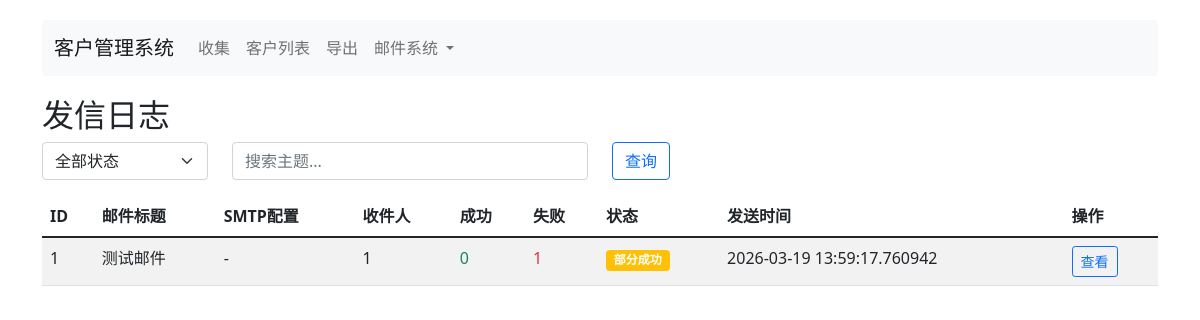
/logs/, run on the app's committed database.
### tables this page shows
CREATE TABLE email_logs (
            id INTEGER PRIMARY KEY AUTOINCREMENT,
            content_id INTEGER,
            smtp_config_id INTEGER,
            subject TEXT,
            recipient_count INTEGER DEFAULT 0,
            success_count INTEGER DEFAULT 0,
            fail_count INTEGER DEFAULT 0,
            status TEXT DEFAULT 'pending',
            error_message TEXT,
            sent_at TIMESTAMP DEFAULT CURRENT_TIMESTAMP,
            FOREIGN KEY (content_id) REFERENCES email_contents(id),
            FOREIGN KEY (smtp_config_id) REFERENCES smtp_settings(id)
        );

### app/routes/logs.py (the view)
@bp.route('/')
def index():
    page = int(request.args.get('page', 1))
    per_page = 20
    offset = (page - 1) * per_page
    status_filter = request.args.get('status', '')
    search = request.args.get('search', '')
    conn = get_db_connection()
    where_clauses = []
    params = []
    if status_filter:
        where_clauses.append('l.status = ?')
        params.append(status_filter)
    if search:
        where_clauses.append('l.subject LIKE ?')
        params.append(f'%{search}%')
    where_sql = ' AND '.join(where_clauses) if where_clauses else '1=1'
    total = conn.execute(f'SELECT COUNT(*) as count FROM email_logs l WHERE {where_sql}', params).fetchone()['count']
    logs = conn.execute(f'''
        SELECT l.*, s.name as smtp_name, c.title as content_title
        FROM email_logs l
        LEFT JOIN smtp_settings s ON l.smtp_config_id = s.id
        LEFT JOIN email_contents c ON l.content_id = c.id
        WHERE {where_sql}
        ORDER BY l.sent_at DESC
        LIMIT ? OFFSET ?
    ''', params + [per_page, offset]).fetchall()
    conn.close()
    total_pages = (total + per_page - 1) // per_page
    return render_template('logs/index.html',
                           logs=logs,
                           page=page,
                           total_pages=total_pages,
                           status_filter=status_filter,
                           search=search)

### app/__init__.py (called while the page is built)
def get_db_connection():
    db_path = Config.DATABASE_PATH
    os.makedirs(os.path.dirname(db_path), exist_ok=True)
    conn = sqlite3.connect(db_path)
    conn.row_factory = sqlite3.Row
    return conn

### app/templates/logs/index.html (shortened to what this page needs)
{% extends "base.html" %}
{% block content %}
<h2>发信日志</h2>
<form method="get" class="row mb-3">
    <div class="col-md-2">
        <select class="form-select" name="status">
            <option value="">全部状态</option>
        </select>
    </div>
    <div class="col-md-4">
        <input type="text" class="form-control" name="search" placeholder="搜索主题..." value="{{ search }}">
    </div>
    <div class="col-md-2">
        <button type="submit" class="btn btn-outline-primary">查询</button>
    </div>
</form>
{% if logs %}
<div class="table-responsive">
    <table class="table table-striped table-hover">
        <thead>
            <tr>
                <th>ID</th>
                <th>邮件标题</th>
                <th>SMTP配置</th>
                <th>收件人</th>
                <th>成功</th>
                <th>失败</th>
                <th>状态</th>
                <th>发送时间</th>
                <th>操作</th>
            </tr>
        </thead>
        <tbody>
            {% for log in logs %}
            <tr>
                <td>{{ log.id }}</td>
                <td>{{ log.subject or log.content_title or '-' }}</td>
                <td>{{ log.smtp_name or '-' }}</td>
                <td>{{ log.recipient_count }}</td>
                <td class="text-success">{{ log.success_count }}</td>
                <td class="text-danger">{{ log.fail_count }}</td>
                <td>
                    {% if log.status == 'success' %}
                    <span class="badge bg-success">成功</span>
                    {% elif log.status == 'partial' %}
                    <span class="badge bg-warning">部分成功</span>
                    {% else %}
                    <span class="badge bg-danger">失败</span>
                    {% endif %}
                </td>
                <td>{{ log.sent_at }}</td>
                <td>
                    <a href="{{ url_for('logs.detail', id=log.id) }}" class="btn btn-sm btn-outline-primary">查看</a>
                </td>
            </tr>
            {% endfor %}
        </tbody>
    </table>
</div>
{% else %}
<div class="alert alert-info">
    暂无发送记录
</div>
{% endif %}
{% endblock %}

### app/templates/base.html (style rules this page uses)
body { padding-top: 20px; }

### data on the page
email_logs: id "1", subject "测试邮件", smtp_name "-", recipient_count "1", success_count "0", fail_count "1", status "部分成功", sent_at "2026-03-19 13:59:17.760942"
